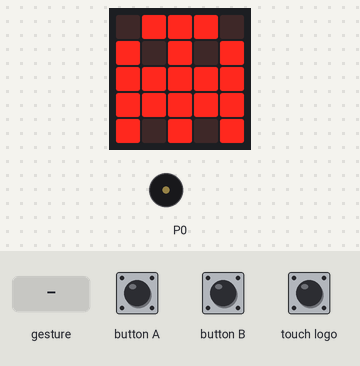
Bench run of a program on a simulated BBC micro:bit (MakeCode). Shown: the board's 5×5 LED display, buzzer (waves = sounding). Inputs (shaded band) come from the test bench. A tilt is held for 1.5 s and a shake lasts 1 s, then the board lies face up again.

Above: at 1.8 s.
1.9 s: button A pressed for 0.15 s
At 2.4 s:
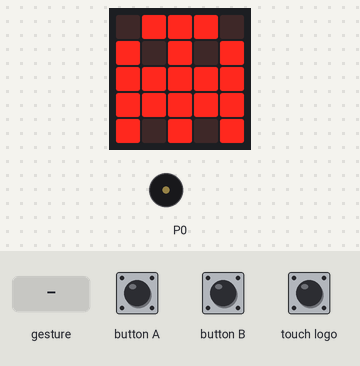
2.6 s: button B pressed for 0.15 s
At 4.5 s:
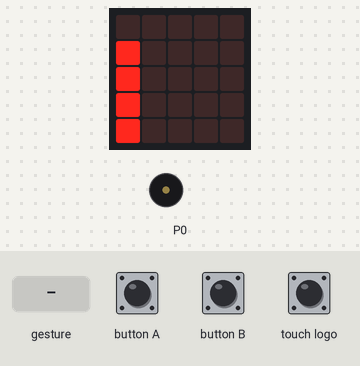
5.7 s: gesture 'shake'
At 8.2 s:
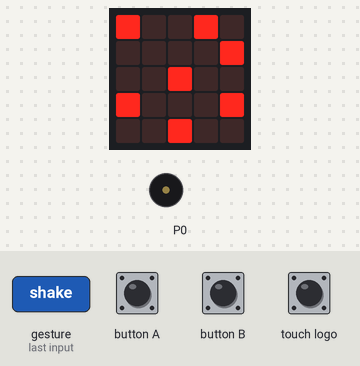
8.5 s: touch logo pressed for 0.15 s
At 8.84 s:
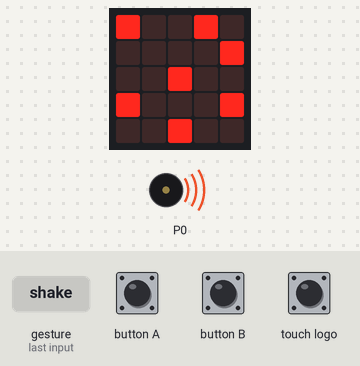
9.2 s: button B pressed for 0.15 s
At 9.6 s:
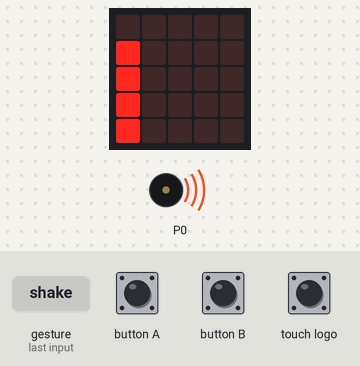
9.9 s: gesture 'shake'
At 10.98 s:
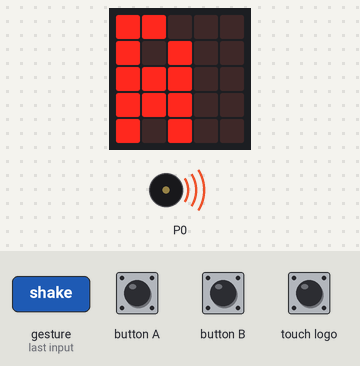
Timing chart, 0 to 12.9 s (numbered marks = the images above; inputs shaded):
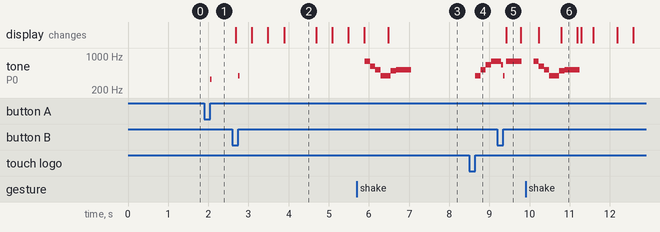

The program:

main.ts
```typescript
input.onButtonPressed(Button.A, function () {
    music.play(music.tonePlayable(330, music.beat(BeatFraction.Sixteenth)), music.PlaybackMode.UntilDone)
    basic.showIcon(IconNames.Ghost)
    basic.showLeds(`
        # # # . .
        . # . # .
        # # # # .
        # # # # .
        . # . # .
        `)
    basic.showLeds(`
        # # . . .
        # . # . .
        # # # . .
        # # # . .
        # . # . .
        `)
    basic.showLeds(`
        # . . . .
        . # . . .
        # # . . .
        # # . . .
        . # . . .
        `)
    basic.showLeds(`
        . . . . .
        # . . . .
        # . . . .
        # . . . .
        # . . . .
        `)
    basic.clearScreen()
})
input.onGesture(Gesture.Shake, function () {
    music._playDefaultBackground(music.builtInPlayableMelody(Melodies.PowerDown), music.PlaybackMode.InBackground)
    basic.showLeds(`
        # . . # .
        . . . . #
        . . # . .
        # . . . #
        . . # . .
        `)
})
input.onButtonPressed(Button.B, function () {
    music.play(music.tonePlayable(392, music.beat(BeatFraction.Sixteenth)), music.PlaybackMode.UntilDone)
    basic.showLeds(`
        . . . . .
        # . . . .
        # . . . .
        # . . . .
        # . . . .
        `)
    basic.showLeds(`
        # . . . .
        . # . . .
        # # . . .
        # # . . .
        . # . . .
        `)
    basic.showLeds(`
        # # . . .
        # . # . .
        # # # . .
        # # # . .
        # . # . .
        `)
    basic.showLeds(`
        # # # . .
        . . . # .
        # # # # .
        # # # # .
        . # . # .
        `)
    basic.showIcon(IconNames.Ghost)
})
input.onLogoEvent(TouchButtonEvent.Pressed, function () {
    music._playDefaultBackground(music.builtInPlayableMelody(Melodies.PowerUp), music.PlaybackMode.UntilDone)
    basic.showIcon(IconNames.Ghost)
    basic.pause(500)
    basic.clearScreen()
    basic.pause(500)
    basic.showIcon(IconNames.Ghost)
})
basic.showIcon(IconNames.Ghost)
```

test.ts
```typescript
// les proves van aquí; això no es compilarà quan aquest paquet s'usi com a extensió.
```

Measured:
- after the input at 1.9 s, tone on P0: silent → 330 Hz after 0.15 s, → silent 0.03 s later
- after the input at 2.6 s, tone on P0: silent → 392 Hz after 0.15 s, → silent 0.03 s later
- after the input at 5.7 s, tone on P0: plays 784 Hz for 0.13 s, 622 Hz for 0.13 s, 523 Hz for 0.13 s, 392 Hz for 0.26 s, 494 Hz for 0.13 s, 523 Hz for 0.38 s, starting after 0.20 s; the display: first differs from a run without the input after 0.79 s (image 3)
- after the input at 8.5 s, tone on P0: silent → 392 Hz after 0.15 s, → 523 Hz 0.13 s later, → 659 Hz 0.13 s later, → 784 Hz 0.13 s later
- after the input at 9.2 s, the display: changes after 0.23 s (image 5)
- after the input at 9.9 s, tone on P0: plays 784 Hz for 0.13 s, 622 Hz for 0.13 s, 523 Hz for 0.13 s, 392 Hz for 0.26 s, 494 Hz for 0.13 s, 523 Hz for 0.38 s, starting after 0.20 s
- what the display in image 2 shows lasts 0.8 s, from 3.9 s to 4.7 s
